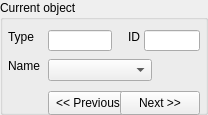
    <widget class="QGroupBox" name="IDC_STATIC">
      <property name="geometry">
        <rect>
          <x>8</x>
          <y>8</y>
          <width>208</width>
          <height>115</height>
        </rect>
      </property>
      <property name="title">
        <string>Current object</string>
      </property>
      <property name="visible">
        <bool>true</bool>
      </property>
      <property name="enabled">
        <bool>true</bool>
      </property>
      <property name="flat">
        <bool>false</bool>
      </property>
      <widget class="QLabel" name="IDC_STATIC_2">
        <property name="geometry">
          <rect>
            <x>8</x>
            <y>30</y>
            <width>51</width>
            <height>16</height>
          </rect>
        </property>
        <property name="text">
          <string>Type</string>
        </property>
        <property name="visible">
          <bool>true</bool>
        </property>
        <property name="enabled">
          <bool>true</bool>
        </property>
        <property name="alignment">
          <set>Qt::AlignLeft</set>
        </property>
      </widget>
      <widget class="QLineEdit" name="IDC_GENERIC_TYPE_NAME">
        <property name="geometry">
          <rect>
            <x>48</x>
            <y>30</y>
            <width>64</width>
            <height>21</height>
          </rect>
        </property>
        <property name="visible">
          <bool>true</bool>
        </property>
        <property name="enabled">
          <bool>true</bool>
        </property>
        <property name="readOnly">
          <bool>true</bool>
        </property>
      </widget>
      <widget class="QLabel" name="IDC_STATIC_3">
        <property name="geometry">
          <rect>
            <x>128</x>
            <y>30</y>
            <width>51</width>
            <height>13</height>
          </rect>
        </property>
        <property name="text">
          <string>ID</string>
        </property>
        <property name="visible">
          <bool>true</bool>
        </property>
        <property name="enabled">
          <bool>true</bool>
        </property>
        <property name="alignment">
          <set>Qt::AlignLeft</set>
        </property>
      </widget>
      <widget class="QLineEdit" name="IDC_GENERIC_ID_EDIT">
        <property name="geometry">
          <rect>
            <x>144</x>
            <y>30</y>
            <width>56</width>
            <height>21</height>
          </rect>
        </property>
        <property name="visible">
          <bool>true</bool>
        </property>
        <property name="enabled">
          <bool>true</bool>
        </property>
        <property name="readOnly">
          <bool>true</bool>
        </property>
      </widget>
      <widget class="QLabel" name="IDC_STATIC_4">
        <property name="geometry">
          <rect>
            <x>8</x>
            <y>59</y>
            <width>51</width>
            <height>13</height>
          </rect>
        </property>
        <property name="text">
          <string>Name</string>
        </property>
        <property name="visible">
          <bool>true</bool>
        </property>
        <property name="enabled">
          <bool>true</bool>
        </property>
        <property name="alignment">
          <set>Qt::AlignLeft</set>
        </property>
      </widget>
      <widget class="QComboBox" name="IDC_NAME_PULLDOWN">
        <property name="maxVisibleItems">
          <number>10</number>
        </property>
        <property name="geometry">
          <rect>
            <x>48</x>
            <y>59</y>
            <width>104</width>
            <height>22</height>
          </rect>
        </property>
        <property name="visible">
          <bool>true</bool>
        </property>
        <property name="enabled">
          <bool>true</bool>
        </property>
        <property name="editable">
          <bool>false</bool>
        </property>
      </widget>
      <widget class="QPushButton" name="IDC_GENERIC_PREV">
        <property name="geometry">
          <rect>
            <x>48</x>
            <y>91</y>
            <width>80</width>
            <height>24</height>
          </rect>
        </property>
        <property name="text">
          <string>&lt;&lt; Previous</string>
        </property>
        <property name="visible">
          <bool>true</bool>
        </property>
        <property name="enabled">
          <bool>true</bool>
        </property>
        <property name="default">
          <bool>false</bool>
        </property>
        <property name="autoDefault">
          <bool>false</bool>
        </property>
      </widget>
      <widget class="QPushButton" name="IDC_GENERIC_NEXT">
        <property name="geometry">
          <rect>
            <x>120</x>
            <y>91</y>
            <width>80</width>
            <height>24</height>
          </rect>
        </property>
        <property name="text">
          <string>Next &gt;&gt;</string>
        </property>
        <property name="visible">
          <bool>true</bool>
        </property>
        <property name="enabled">
          <bool>true</bool>
        </property>
        <property name="default">
          <bool>false</bool>
        </property>
        <property name="autoDefault">
          <bool>false</bool>
        </property>
      </widget>
    </widget>
